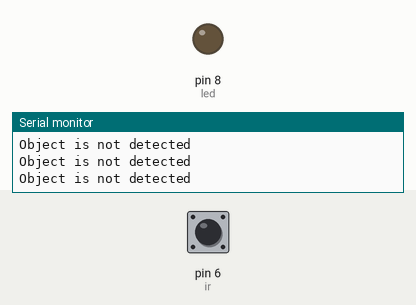
This sketch was run on a simulated Arduino Uno, built with avr-gcc and run on an emulated ATmega328P. Parts: output pins drawn as LEDs (lit = HIGH), the last lines printed to the serial monitor. Dashed ring = blinking. Inputs (shaded band) come from the test bench; at power-on: pin 6 (ir) HIGH.

Above: at 1.2 s.
1.3 s: pin 6 (ir) driven LOW
At 2.5 s:
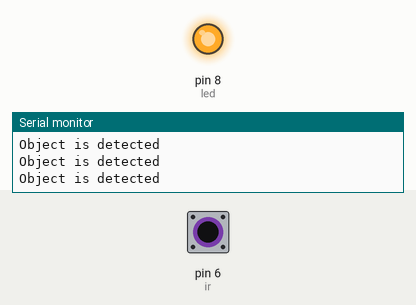
2.8 s: pin 6 (ir) driven HIGH
At 3.9 s:
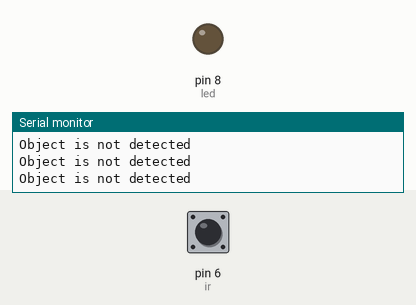
5.8 s: pin 6 (ir) pulsed LOW 2 times (0.12 s each, 0.3 s apart)
At 6.16 s:
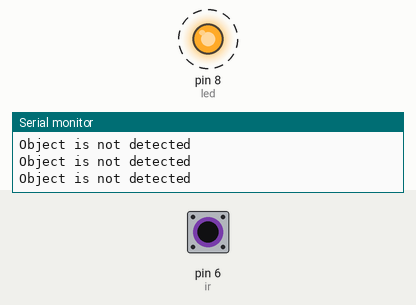
9.4 s: pin 6 (ir) pulsed LOW 5 times (0.12 s each, 0.3 s apart)
At 11.1 s:
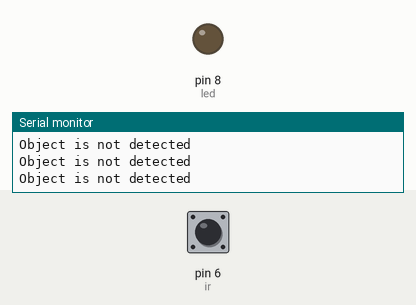
Timing chart, 0 to 12.6 s (numbered marks = the images above; inputs shaded):
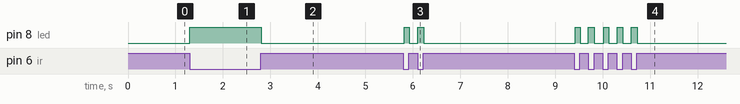

Measured:
- after the input at 1.3 s, pin 8 (led): LOW → HIGH at once
- after the input at 2.8 s, pin 8 (led): HIGH → LOW at once
- after the input at 5.8 s, pin 8 (led): alternates HIGH for 0.11 s and LOW for 0.17 s, 4 changes in all, then stays LOW, starting at once
- after the input at 9.4 s, pin 8 (led): alternates HIGH for 0.12 s and LOW for 0.17 s, 10 changes in all, then stays LOW, starting at once

The sketch:

irwithled.ino
```cpp
#define ir 6
#define led 8
void setup()
{
  pinMode(ir,INPUT);
  pinMode(led,OUTPUT);
  Serial.begin(9600);
}
void loop()
{
  int irvalue=digitalRead(ir);

 if(irvalue==LOW)
 {
  digitalWrite(led,HIGH);
  Serial.println("Object is detected");

  }
 else
 {
  digitalWrite(led,LOW);
  Serial.println("Object is not detected");
 }
}
```
